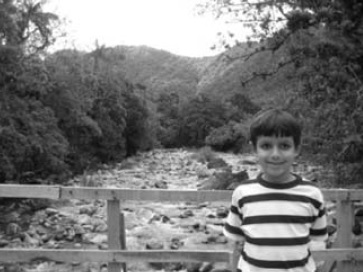
#> input picture entrega2/2-filtros_espacial/child.jpg, 363 x 272 px
$ python 2_5_enfatizar_bordes.py   (older library calls are emulated)
#> lines starting #> are read from the running program, lines starting #| are printed output that depends on the picture
import cv2
import matplotlib.pyplot as plt
import numpy as np


image0 = cv2.imread("child.jpg",0)
#> image0 is the input picture: shape (272, 363); min 5, max 255, mean 119
#plt.figure()
plt.subplot(2,2,1)
plt.imshow(image0, cmap='gray')
# plt.title('original image')

dest = cv2.Laplacian(image0, cv2.CV_16S, ksize=1)
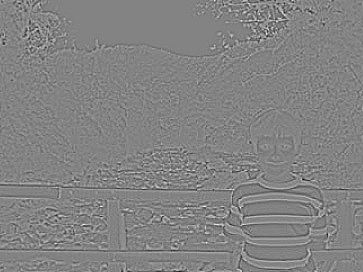
#> dest: shape (272, 363) int16; min -190, max 179, mean 0; drawn with min black and max white
new_image = cv2.convertScaleAbs(dest)
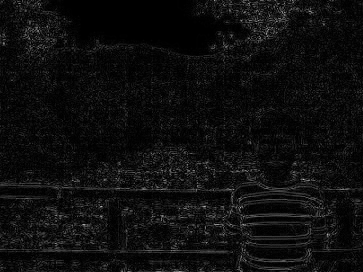
#> new_image: shape (272, 363); min 0, max 190, mean 14

plt.subplot(2,2,2)
plt.imshow(new_image, cmap='gray')

c = 1
result_image = np.zeros(image0.shape)
for y in range(image0.shape[0]):
  for x in range(image0.shape[1]):
    result_image[y,x] = np.clip((image0[y,x] + c* new_image[y,x]), 0, 255)
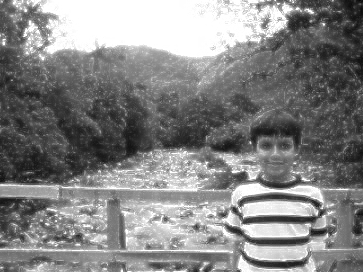
#> result_image: shape (272, 363) float64; min 8, max 255, mean 132.3
plt.subplot(2,2,4)
plt.imshow(result_image, cmap='gray')

plt.show()
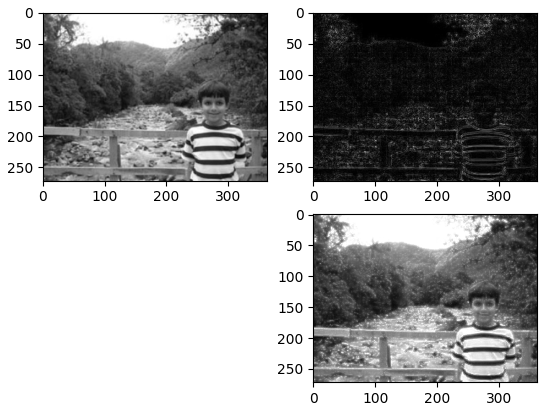
#> figure drawn by matplotlib, 3 panels
